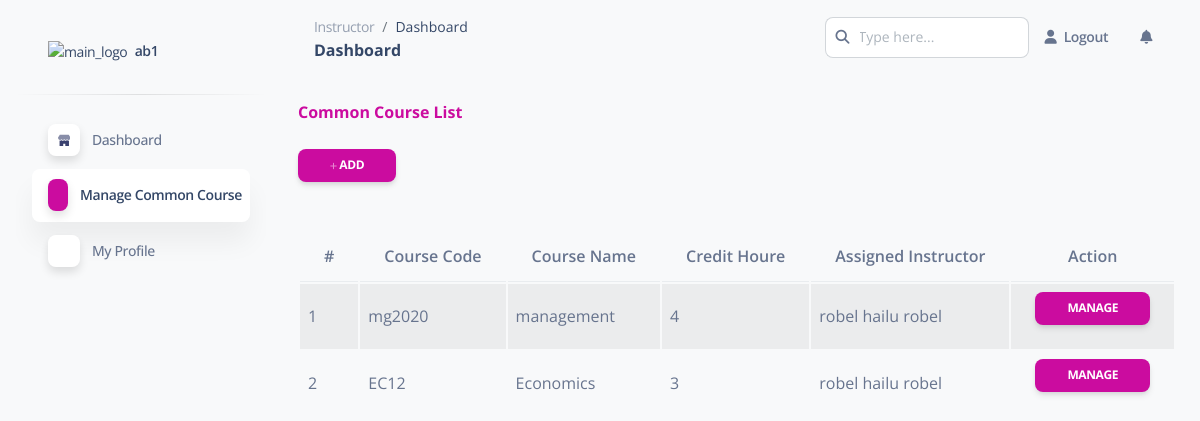
The app's page /dean/create.php (signed in) with its own data.
### tables this page shows
CREATE TABLE `course` (
  `cou_id` int(100) NOT NULL,
  `course code` varchar(100) NOT NULL,
  `course name` varchar(100) NOT NULL,
  `credit_h` int(100) NOT NULL,
  `assigned` int(100) NOT NULL,
  `ins_id` int(100) NOT NULL,
  `major` varchar(100) NOT NULL,
  `type` varchar(100) NOT NULL
);

CREATE TABLE `instructor` (
  `ins_id` int(11) NOT NULL,
  `fname` varchar(100) NOT NULL,
  `mname` varchar(100) NOT NULL,
  `lname` varchar(100) NOT NULL,
  `address` varchar(100) NOT NULL,
  `email` varchar(100) NOT NULL,
  `age` int(100) NOT NULL,
  `sex` varchar(100) NOT NULL,
  `uname` varchar(100) NOT NULL,
  `pass` varchar(100) NOT NULL
);

### dean/create.php (the view, shortened to what this page needs)
<?php
$de_user=$_SESSION['uname'];
?>
<!DOCTYPE html>
<html lang="en">
<head>
  <link href="../assets/css/nucleo-icons.css" rel="stylesheet" />
  <link href="../assets/css/nucleo-svg.css" rel="stylesheet" />
  <link href="../assets/css/nucleo-svg.css" rel="stylesheet" />
  <link id="pagestyle" href="../assets/css/soft-ui-dashboard.css?v=1.0.6" rel="stylesheet" />
</head>
<body class="g-sidenav-show  bg-gray-100">
  <aside class="sidenav navbar navbar-vertical navbar-expand-xs border-0 border-radius-xl my-3 fixed-start ms-3 " id="sidenav-main">
    <div class="sidenav-header">
      <a class="navbar-brand m-0" href="home.hph" target="_blank">
        <img src="" class="navbar-brand-img h-100" alt="main_logo">
        <span class="ms-1 font-weight-bold"><?php echo"$de_user"; ?></span>
      </a>
    </div>
    <hr class="horizontal dark mt-0">
    <div class="collapse navbar-collapse  w-auto " id="sidenav-collapse-main">
      <ul class="navbar-nav">
        <li class="nav-item">
          <a class="nav-link  " href="home.php">
            <div class="icon icon-shape icon-sm shadow border-radius-md bg-white text-center me-2 d-flex align-items-center justify-content-center">
            </div>
            <span class="nav-link-text ms-1">Dashboard</span>
          </a>
        </li>
        <li class="nav-item">
          <a class="nav-link  active" href="create.php">
            <div class="icon icon-shape icon-sm shadow border-radius-md bg-white text-center me-2 d-flex align-items-center justify-content-center">
            </div>
            <span class="nav-link-text ms-1">Manage Common Course</span>
          </a>
        </li>
        <li class="nav-item">
          <a class="nav-link  " href="profile.php">
            <div class="icon icon-shape icon-sm shadow border-radius-md bg-white text-center me-2 d-flex align-items-center justify-content-center">
            </div>
            <span class="nav-link-text ms-1">My Profile</span>
          </a>
        </li>
      </ul>
    </div>
  </aside>
  <main class="main-content position-relative max-height-vh-100 h-100 border-radius-lg ">
    <nav class="navbar navbar-main navbar-expand-lg px-0 mx-4 shadow-none border-radius-xl" id="navbarBlur" navbar-scroll="true">
      <div class="container-fluid py-1 px-3">
        <nav aria-label="breadcrumb">
          <ol class="breadcrumb bg-transparent mb-0 pb-0 pt-1 px-0 me-sm-6 me-5">
            <li class="breadcrumb-item text-sm"><a class="opacity-5 text-dark" href="javascript:;">Instructor</a></li>
            <li class="breadcrumb-item text-sm text-dark active" aria-current="page">Dashboard</li>
          </ol>
          <h6 class="font-weight-bolder mb-0">Dashboard</h6>
        </nav>
        <div class="collapse navbar-collapse mt-sm-0 mt-2 me-md-0 me-sm-4" id="navbar">
          <div class="ms-md-auto pe-md-3 d-flex align-items-center">
            <div class="input-group">
              <span class="input-group-text text-body"><i class="fas fa-search" aria-hidden="true"></i></span>
              <input type="text" class="form-control" placeholder="Type here...">
            </div>
          </div>
          <ul class="navbar-nav  justify-content-end">
            <li class="nav-item d-flex align-items-center">
              <a class="nav-link text-body font-weight-bold px-0 " href="../logout.php" >
                <i class="fa fa-user me-sm-1"></i>
                <span class="d-sm-inline d-none">Logout</span>
              </a>
            </li>
            <li class="nav-item px-3 d-flex align-items-center">
            </li>
            <li class="nav-item dropdown pe-2 d-flex align-items-center">
              <a href="javascript:;" class="nav-link text-body p-0" id="dropdownMenuButton" data-bs-toggle="dropdown" aria-expanded="false">
                <i class="fa fa-bell cursor-pointer"></i>
              </a>
            </li>
          </ul>
        </div>
      </div>
    </nav>
    <div class="container-fluid py-4">
      <div class="row">
      <div class="d-sm-flex align-items-center justify-content-between mb-4">
    <h6 class="m-0 font-weight-bold text-primary"><b>Common Course List</b></h6>
          </div>
          <div class="d-sm-flex align-items-center justify-content-between mb-4">
          <a href="addcourse.php" class="d-none d-sm-inline-block btn btn-sm btn-primary shadow-sm"> Add</a>
          </div>
      <table class="align-middle mb-0 table table-borderless table-striped table-hover" id="tableList">
                            <thead>
                            <tr>
                                <th class="text-left pl-4">#</th>
                                <th class="text-left ">Course code</th>
                               <th class="text-left ">Course Name</th>
                                <th class="text-left ">Credit houre</th>
                               <th class="text-left ">Assigned Instructor</th>
                                <th class="text-center" width="20%">Action             </th>
                            </tr>
                            </thead>
                            <tbody>
                              <?php
                              $i=1;
                              include('../connection.php');
                                $sel= $con->query("SELECT * FROM course where `type`='common'");
                                $num_row = $sel->num_rows;
                                if($num_row > 0)
                                {
                                  while($row=$sel->fetch_assoc()){
                                    $idd=$row['ins_id'];
                                    echo '<tr class="odd gradeX" id="rec">';
                                     ?>
                                    <?php
                                      echo  "<td>".$i++."</td>";
                                      echo "<td>".$row['course code']."</td>";
                                      echo "<td>".$row['course name']."</td>";
                                      echo "<td>".$row['credit_h']."</td>";
                                      $table3=$con->query("SELECT * FROM instructor where `ins_id`='$idd'");
                                       $rowtable3=$table3->fetch_assoc();
                      ?>
                   <td><?php echo $rowtable3['fname']; echo " "; echo $rowtable3['mname']; echo " "; echo $rowtable3['lname'];?></td>
                                     <td class="text-center">
                                     <a href="manage.php?idd=<?php echo $row['cou_id']; ?>" type="button" class="btn btn-primary btn-sm">Manage</a>
                                    </td>
                                 <?php  }
                                }
                               ?>
                            </tbody>
                        </table>
      </div>
        </div>
  </main>
</body>
</html>

### assets/css/nucleo-svg.css (style rules this page uses)
.icon { display: inline-block; color: #111111; height: 1em; width: 1em; }
.icon-sm { height: 0.8em; width: 0.8em; }
.icon { fill: currentColor; stroke: none; }

### records on screen
course: course code "mg2020", course name "management", credit_h "4", ins.fname "robel", ins.mname "hailu", ins.lname "robel"
course: course code "EC12", course name "Economics", credit_h "3", ins.fname "robel", ins.mname "hailu", ins.lname "robel"

### other values on screen
$de_user "ab1"
